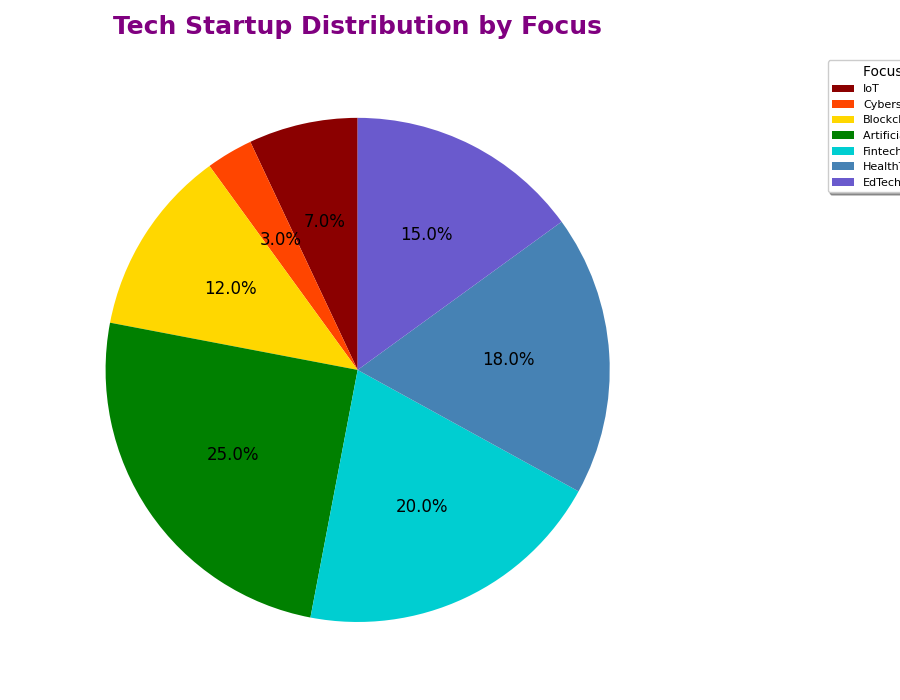

The Python source for this figure:
import matplotlib.pyplot as plt

focus_areas = ['IoT', 'Cybersecurity', 'Blockchain', 'Artificial Intelligence', 'Fintech', 'HealthTech', 'EdTech']
percentages = [7, 3, 12, 25, 20, 18, 15]

# Changed original colors to a different palette
colors = ['#8B0000', '#FF4500', '#FFD700', '#008000', '#00CED1', '#4682B4', '#6A5ACD']

# Altered figure size to make the chart look different
fig, ax = plt.subplots(figsize=(9, 7))

# Changed startangle and removed label lines for a different view
wedges, texts, autotexts = ax.pie(percentages, labels=None, autopct='%1.1f%%',
                                  startangle=90, colors=colors)

# Altered the title style
ax.set_title("Tech Startup Distribution by Focus", fontsize=18, fontweight='bold', pad=15, color='purple')

# Changed legend position and style
ax.legend(wedges, focus_areas, title="Focus Areas", loc="upper right", bbox_to_anchor=(1, 0, 0.5, 1),
          fontsize=8, title_fontsize='10', frameon=True, shadow=True)

# Modified autotexts for a new look
for autotext in autotexts:
    autotext.set_color('black')
    autotext.set_fontsize(12)
    autotext.set_fontweight('regular')

# Introduced grid and border alterations
plt.gca().spines['top'].set_visible(False)
plt.gca().spines['right'].set_visible(False)
plt.grid(visible=True, linestyle='--', zorder=0)

plt.tight_layout()
plt.show()
